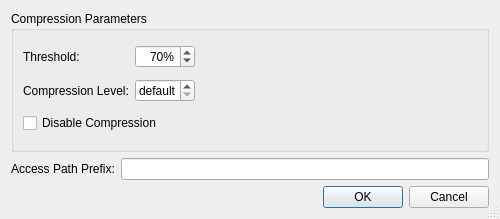
<?xml version="1.0" encoding="UTF-8"?>
<ui version="4.0">
 <class>RccCompilerOptionsDialog</class>
 <widget class="QDialog" name="RccCompilerOptionsDialog">
  <property name="geometry">
   <rect>
    <x>0</x>
    <y>0</y>
    <width>500</width>
    <height>219</height>
   </rect>
  </property>
  <property name="windowTitle">
   <string>rcc Compiler Options</string>
  </property>
  <property name="sizeGripEnabled">
   <bool>true</bool>
  </property>
  <layout class="QVBoxLayout" name="verticalLayout">
   <item>
    <widget class="QGroupBox" name="groupBox">
     <property name="title">
      <string>Compression Parameters</string>
     </property>
     <layout class="QGridLayout" name="gridLayout">
      <item row="0" column="0">
       <widget class="QLabel" name="label_2">
        <property name="text">
         <string>Threshold:</string>
        </property>
       </widget>
      </item>
      <item row="0" column="1">
       <widget class="QSpinBox" name="thresholdSpinBox">
        <property name="toolTip">
         <string>Select the compression threshold (default: 70%)</string>
        </property>
        <property name="alignment">
         <set>Qt::AlignRight|Qt::AlignTrailing|Qt::AlignVCenter</set>
        </property>
        <property name="specialValueText">
         <string/>
        </property>
        <property name="suffix">
         <string>%</string>
        </property>
        <property name="minimum">
         <number>0</number>
        </property>
        <property name="maximum">
         <number>100</number>
        </property>
        <property name="singleStep">
         <number>5</number>
        </property>
        <property name="value">
         <number>70</number>
        </property>
       </widget>
      </item>
      <item row="0" column="2">
       <spacer name="horizontalSpacer">
        <property name="orientation">
         <enum>Qt::Horizontal</enum>
        </property>
        <property name="sizeHint" stdset="0">
         <size>
          <width>253</width>
          <height>20</height>
         </size>
        </property>
       </spacer>
      </item>
      <item row="1" column="0">
       <widget class="QLabel" name="label_3">
        <property name="text">
         <string>Compression Level:</string>
        </property>
       </widget>
      </item>
      <item row="1" column="1">
       <widget class="QSpinBox" name="compressionSpinBox">
        <property name="toolTip">
         <string>Select the compression level (default: use zlib default value)</string>
        </property>
        <property name="alignment">
         <set>Qt::AlignRight|Qt::AlignTrailing|Qt::AlignVCenter</set>
        </property>
        <property name="specialValueText">
         <string>default</string>
        </property>
        <property name="minimum">
         <number>0</number>
        </property>
        <property name="maximum">
         <number>9</number>
        </property>
       </widget>
      </item>
      <item row="2" column="0" colspan="2">
       <widget class="QCheckBox" name="disableCheckBox">
        <property name="text">
         <string>Disable Compression</string>
        </property>
       </widget>
      </item>
     </layout>
    </widget>
   </item>
   <item>
    <layout class="QHBoxLayout" name="horizontalLayout">
     <item>
      <widget class="QLabel" name="label">
       <property name="text">
        <string>Access Path Prefix:</string>
       </property>
      </widget>
     </item>
     <item>
      <widget class="E5ClearableLineEdit" name="rootEdit">
       <property name="toolTip">
        <string>Enter the prefix for the resource access path</string>
       </property>
      </widget>
     </item>
    </layout>
   </item>
   <item>
    <widget class="QDialogButtonBox" name="buttonBox">
     <property name="orientation">
      <enum>Qt::Horizontal</enum>
     </property>
     <property name="standardButtons">
      <set>QDialogButtonBox::Cancel|QDialogButtonBox::Ok</set>
     </property>
    </widget>
   </item>
  </layout>
 </widget>
 <customwidgets>
  <customwidget>
   <class>E5ClearableLineEdit</class>
   <extends>QLineEdit</extends>
   <header>E5Gui/E5LineEdit.h</header>
  </customwidget>
 </customwidgets>
 <tabstops>
  <tabstop>thresholdSpinBox</tabstop>
  <tabstop>compressionSpinBox</tabstop>
  <tabstop>disableCheckBox</tabstop>
  <tabstop>rootEdit</tabstop>
 </tabstops>
 <resources/>
 <connections>
  <connection>
   <sender>buttonBox</sender>
   <signal>accepted()</signal>
   <receiver>RccCompilerOptionsDialog</receiver>
   <slot>accept()</slot>
   <hints>
    <hint type="sourcelabel">
     <x>248</x>
     <y>254</y>
    </hint>
    <hint type="destinationlabel">
     <x>157</x>
     <y>274</y>
    </hint>
   </hints>
  </connection>
  <connection>
   <sender>buttonBox</sender>
   <signal>rejected()</signal>
   <receiver>RccCompilerOptionsDialog</receiver>
   <slot>reject()</slot>
   <hints>
    <hint type="sourcelabel">
     <x>316</x>
     <y>260</y>
    </hint>
    <hint type="destinationlabel">
     <x>286</x>
     <y>274</y>
    </hint>
   </hints>
  </connection>
 </connections>
</ui>
